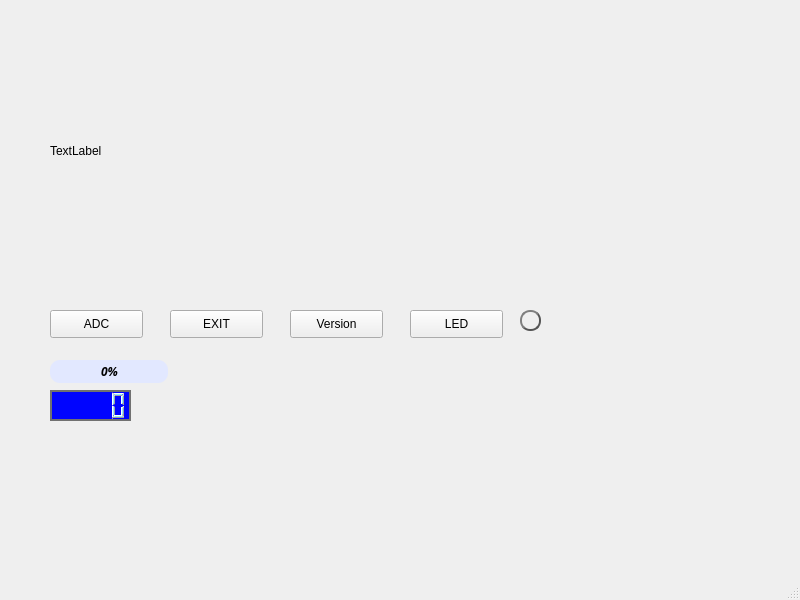
<?xml version="1.0" encoding="UTF-8"?>
<ui version="4.0">
 <class>MainWindow</class>
 <widget class="QMainWindow" name="MainWindow">
  <property name="geometry">
   <rect>
    <x>0</x>
    <y>0</y>
    <width>800</width>
    <height>600</height>
   </rect>
  </property>
  <property name="windowTitle">
   <string>MainWindow</string>
  </property>
  <widget class="QWidget" name="centralwidget">
   <widget class="QLabel" name="label">
    <property name="geometry">
     <rect>
      <x>50</x>
      <y>20</y>
      <width>671</width>
      <height>261</height>
     </rect>
    </property>
    <property name="text">
     <string>TextLabel</string>
    </property>
   </widget>
   <widget class="QPushButton" name="pushButton">
    <property name="geometry">
     <rect>
      <x>50</x>
      <y>310</y>
      <width>93</width>
      <height>28</height>
     </rect>
    </property>
    <property name="text">
     <string>ADC</string>
    </property>
   </widget>
   <widget class="QPushButton" name="pushButton_2">
    <property name="geometry">
     <rect>
      <x>170</x>
      <y>310</y>
      <width>93</width>
      <height>28</height>
     </rect>
    </property>
    <property name="text">
     <string>EXIT</string>
    </property>
   </widget>
   <widget class="QPushButton" name="pushButton_3">
    <property name="geometry">
     <rect>
      <x>290</x>
      <y>310</y>
      <width>93</width>
      <height>28</height>
     </rect>
    </property>
    <property name="text">
     <string>Version</string>
    </property>
   </widget>
   <widget class="QPushButton" name="pushButton_4">
    <property name="geometry">
     <rect>
      <x>410</x>
      <y>310</y>
      <width>93</width>
      <height>28</height>
     </rect>
    </property>
    <property name="text">
     <string>LED</string>
    </property>
   </widget>
   <widget class="QProgressBar" name="progressBar">
    <property name="geometry">
     <rect>
      <x>50</x>
      <y>360</y>
      <width>118</width>
      <height>23</height>
     </rect>
    </property>
    <property name="font">
     <font>
      <family>Artifakt Element Black</family>
      <weight>75</weight>
      <italic>true</italic>
      <bold>true</bold>
     </font>
    </property>
    <property name="styleSheet">
     <string notr="true">QProgressBar{
 
border-radius:10px;

background: rgb(226, 232, 255);
 
 text-align: center;
}

QProgressBar::chunk{


border-radius:10px;

background: rgb(176, 119, 255);
}
</string>
    </property>
    <property name="value">
     <number>0</number>
    </property>
   </widget>
   <widget class="QLCDNumber" name="lcdNumber">
    <property name="geometry">
     <rect>
      <x>50</x>
      <y>390</y>
      <width>81</width>
      <height>31</height>
     </rect>
    </property>
    <property name="styleSheet">
     <string notr="true">
QLCDNumber::SegmentStyle{
 
}

QLCDNumber{
  background-color:rgb(0, 4, 255);
  border: 2px solid rgb(113, 113, 113);
  border-width: 2px;
  color: rgb(144, 241, 255);
	
}</string>
    </property>
    <property name="smallDecimalPoint">
     <bool>false</bool>
    </property>
   </widget>
   <widget class="QPushButton" name="LedButton">
    <property name="geometry">
     <rect>
      <x>520</x>
      <y>310</y>
      <width>21</width>
      <height>21</height>
     </rect>
    </property>
    <property name="styleSheet">
     <string notr="true">QPushButton {
    color: #333;
    border: 2px solid #555;
    border-radius: 10px;
    border-style: outset;
    background: qradialgradient(
        cx: 0.3, cy: -0.4, fx: 0.3, fy: -0.4,
        radius: 1.5, stop: 0 #fff, stop: 1 #92ff96
        );

    }


QPushButton:pressed {
    border-style: inset;
    background: qradialgradient(
        cx: 0.4, cy: -0.1, fx: 0.4, fy: -0.1,
        radius: 1.5, stop: 0 #fff, stop: 1 #cbffcd
        );
    }</string>
    </property>
    <property name="text">
     <string/>
    </property>
   </widget>
  </widget>
  <widget class="QMenuBar" name="menubar">
   <property name="geometry">
    <rect>
     <x>0</x>
     <y>0</y>
     <width>800</width>
     <height>26</height>
    </rect>
   </property>
  </widget>
  <widget class="QStatusBar" name="statusbar"/>
 </widget>
 <resources/>
 <connections/>
</ui>
